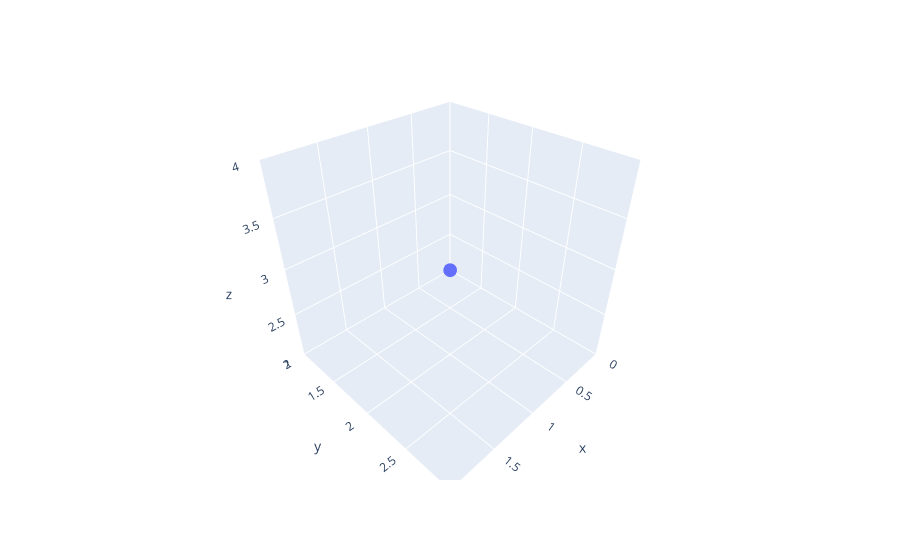

Notebook cell for this chart:
### Code cell
plot_vec3d_p(b)

### Figure 1 — Plotly figure (JSON) as saved in the notebook; plotly's stock layout.template omitted (floating-point values rounded to 4 significant figures)
{"data": [{"hovertemplate": "x=%{x}<br>y=%{y}<br>z=%{z}<extra></extra>", "legendgroup": "", "marker": {"color": "#636efa", "symbol": "circle"}, "mode": "markers", "name": "", "scene": "scene", "showlegend": false, "type": "scatter3d", "x": [1], "y": [2], "z": [3]}], "layout": {"legend": {"tracegroupgap": 0}, "margin": {"t": 60}, "scene": {"domain": {"x": [0, 1], "y": [0, 1]}, "xaxis": {"title": {"text": "x"}}, "yaxis": {"title": {"text": "y"}}, "zaxis": {"title": {"text": "z"}}}}}
